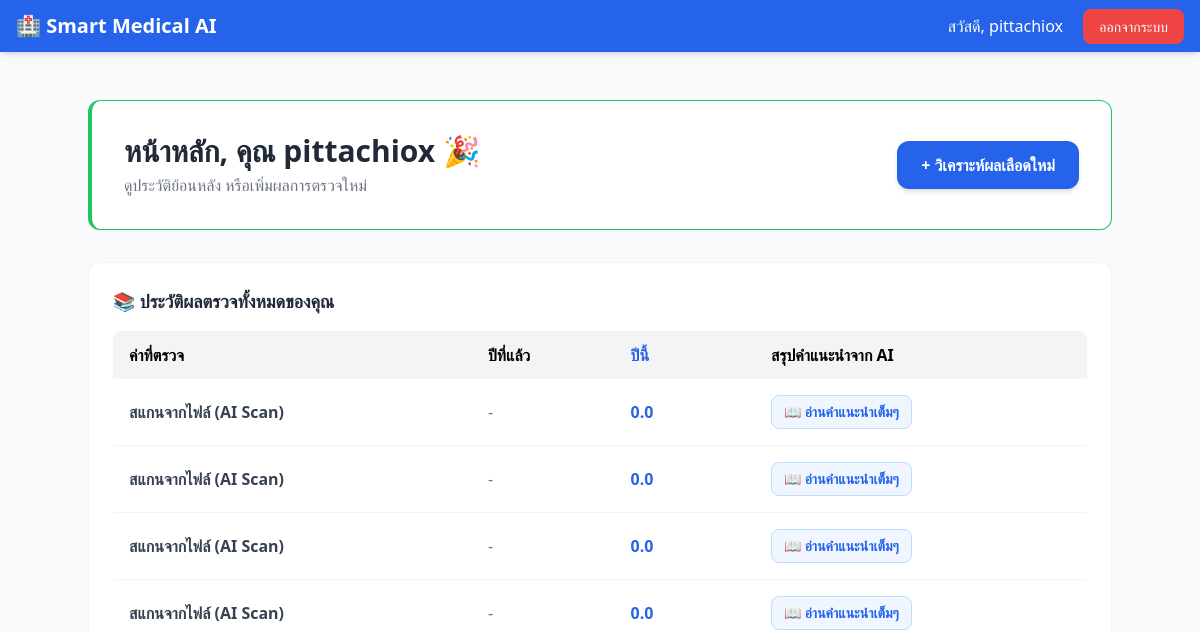
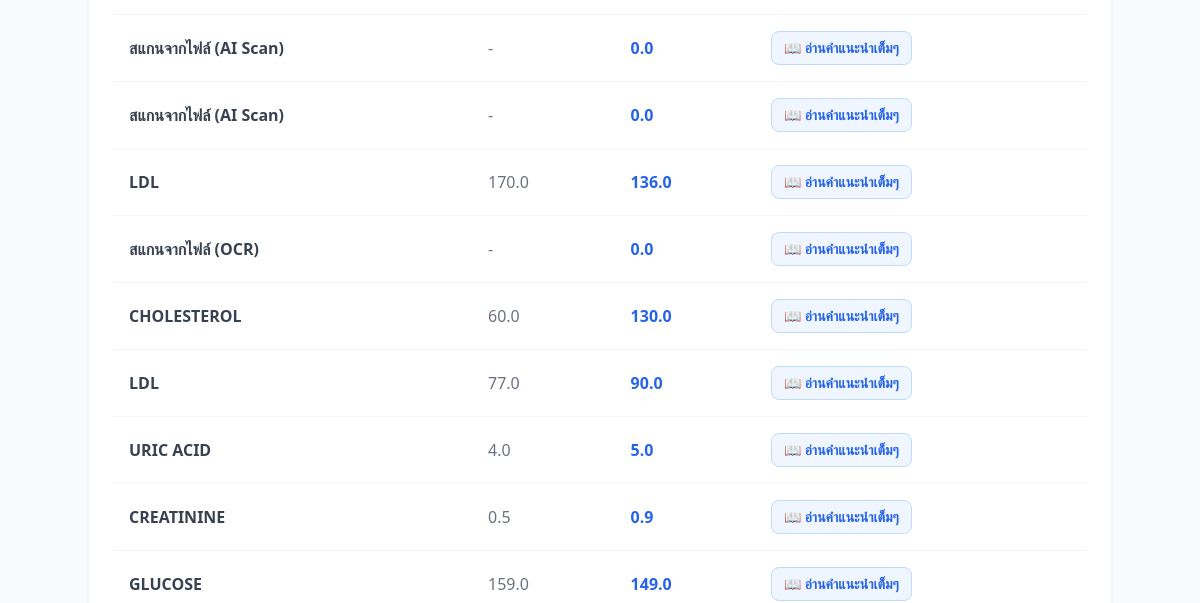
Page /dashboard (signed in, upper part) on the earlier database version (2 pictures, top to bottom).
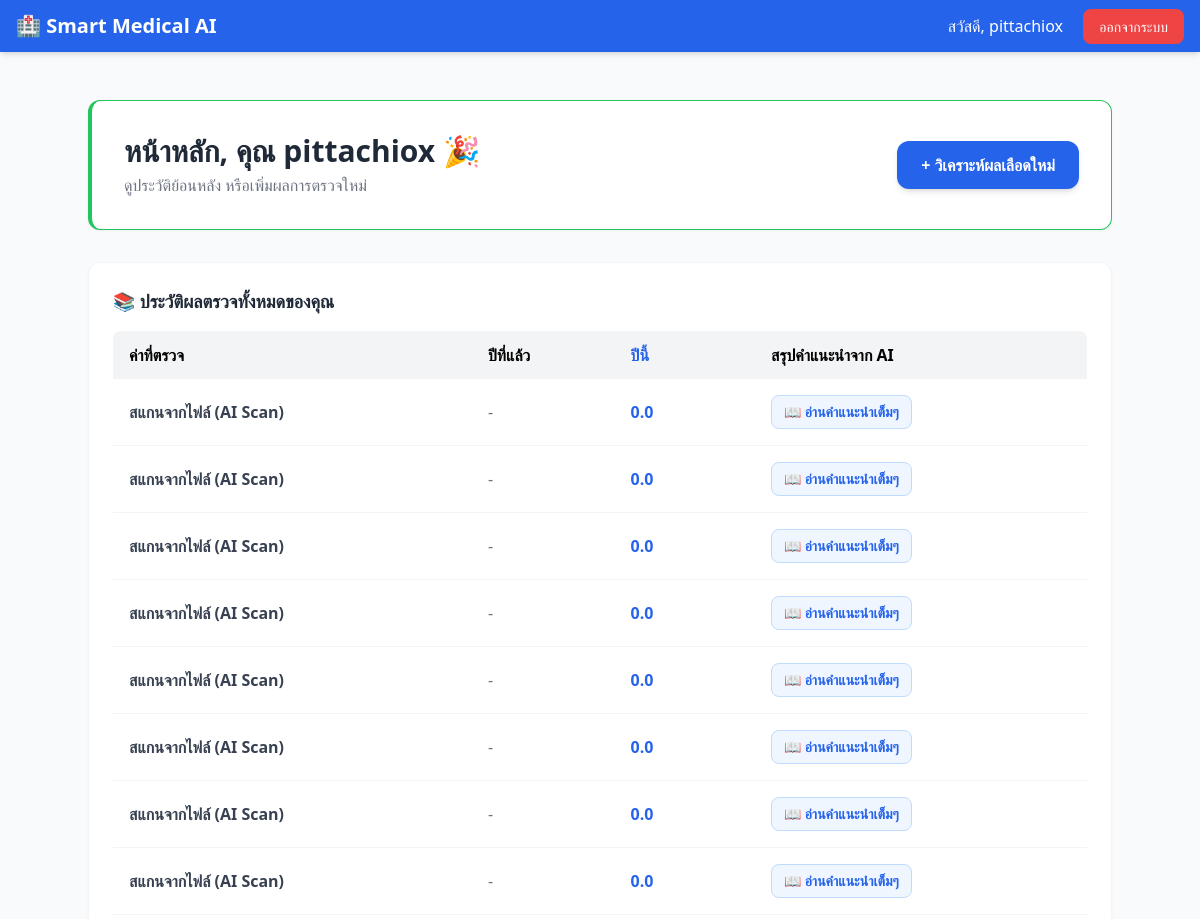
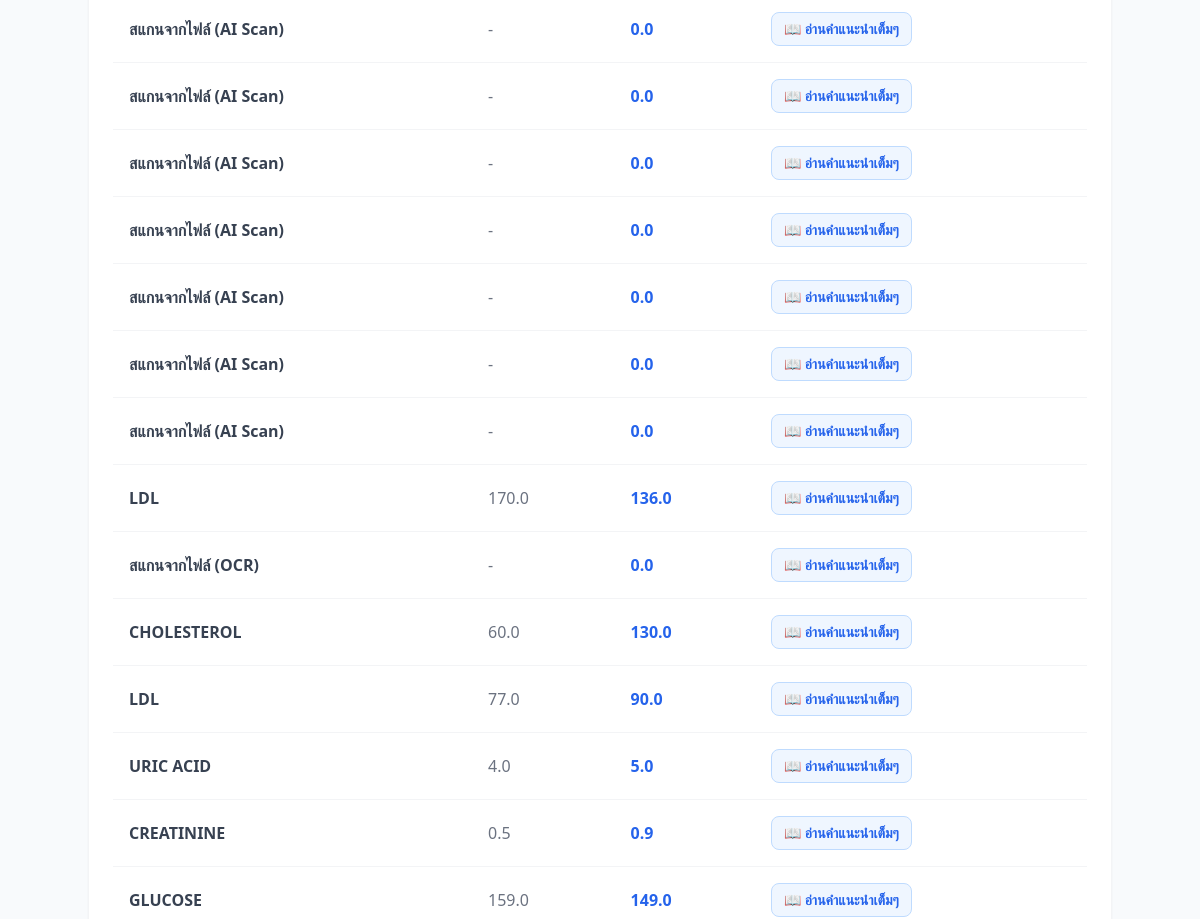
Same page on the later database version (2 pictures, top to bottom).
### app.py (models this page shows)
class User(UserMixin, db.Model):
    id = db.Column(db.Integer, primary_key=True)
    username = db.Column(db.String(150), unique=True, nullable=False)
    password = db.Column(db.String(150), nullable=False)
    records = db.relationship('BloodRecord', backref='user', lazy=True)

class BloodRecord(db.Model):
    id = db.Column(db.Integer, primary_key=True)
    test_name = db.Column(db.String(50), nullable=False)
    current_value = db.Column(db.Float, nullable=False)
    previous_value = db.Column(db.Float, nullable=True)
    ai_analysis = db.Column(db.Text, nullable=False)
    user_id = db.Column(db.Integer, db.ForeignKey('user.id'), nullable=False)

### app.py (the view)
@app.route('/dashboard')
@login_required
def dashboard():
    history = BloodRecord.query.filter_by(user_id=current_user.id).order_by(BloodRecord.id.desc()).all()
    return render_template('dashboard.html', name=current_user.username, history=history)

### app.py (called while the page is built)
@login_manager.user_loader
def load_user(user_id):
    return User.query.get(int(user_id))

### templates/dashboard.html
{% extends "base.html" %}
{% block content %}
<div class="max-w-5xl mx-auto space-y-8">
    <div
        class="bg-white p-8 rounded-xl shadow-sm border border-gray-100 flex flex-col md:flex-row justify-between items-center gap-4 border-l-4 border-green-500">
        <div>
            <h1 class="text-3xl font-bold text-gray-800">หน้าหลัก, คุณ {{ name }} 🎉</h1>
            <p class="text-gray-500 mt-1">ดูประวัติย้อนหลัง หรือเพิ่มผลการตรวจใหม่</p>
        </div>
        <a href="/analyze"
            class="bg-blue-600 hover:bg-blue-700 text-white px-6 py-3 rounded-xl font-bold shadow-md transition flex items-center gap-2">
            + วิเคราะห์ผลเลือดใหม่
        </a>
    </div>
    {% if history %}
    <div class="bg-white p-6 rounded-xl shadow-sm border border-gray-100">
        <h3 class="text-lg font-bold text-gray-800 mb-4 flex items-center gap-2">📚 ประวัติผลตรวจทั้งหมดของคุณ</h3>
        <div class="overflow-x-auto">
            <table class="min-w-full text-left">
                <thead class="bg-gray-100">
                    <tr>
                        <th class="px-4 py-3 rounded-tl-lg font-semibold">ค่าที่ตรวจ</th>
                        <th class="px-4 py-3 font-semibold">ปีที่แล้ว</th>
                        <th class="px-4 py-3 font-semibold text-blue-600">ปีนี้</th>
                        <th class="px-4 py-3 rounded-tr-lg font-semibold">สรุปคำแนะนำจาก AI</th>
                    </tr>
                </thead>
                <tbody class="divide-y divide-gray-100">
                    {% for record in history %}
                    <tr class="hover:bg-gray-50">
                        <td class="px-4 py-4 font-bold text-gray-700">{{ record.test_name }}</td>
                        <td class="px-4 py-4 text-gray-500">{{ record.previous_value or '-' }}</td>
                        <td class="px-4 py-4 font-bold text-blue-600">{{ record.current_value }}</td>
                        <td class="px-4 py-4 text-sm text-gray-600">
                            <a href="{{ url_for('view_record', record_id=record.id) }}"
                                class="inline-flex items-center gap-1 bg-blue-50 text-blue-600 hover:bg-blue-100 hover:text-blue-800 px-3 py-1.5 rounded-lg font-semibold transition border border-blue-200">
                                📖 อ่านคำแนะนำเต็มๆ
                            </a>
                        </td>
                    </tr>
                    {% endfor %}
                </tbody>
            </table>
        </div>
    </div>
    {% else %}
    <div class="text-center py-12 bg-gray-50 rounded-xl border border-dashed border-gray-300">
        <p class="text-gray-500 text-lg">คุณยังไม่มีประวัติผลตรวจเลือดในระบบ</p>
        <p class="text-gray-400 text-sm mt-2">กดปุ่ม "วิเคราะห์ผลเลือดใหม่" ด้านบนเพื่อเริ่มต้นใช้งาน</p>
    </div>
    {% endif %}
</div>
{% endblock %}

### templates/base.html (shortened to what this page needs)
<!DOCTYPE html>
<html lang="th">
<head>
    <script src="https://cdn.tailwindcss.com"></script>
</head>
<body class="bg-slate-50 min-h-screen">
    <nav class="bg-blue-600 text-white shadow-md">
        <div class="max-w-7xl mx-auto px-4 py-3 flex justify-between items-center">
            <a href="/" class="text-xl font-bold flex items-center gap-2">
                🏥 Smart Medical AI
            </a>
            <div>
                {% if current_user.is_authenticated %}
                <span class="mr-4">สวัสดี, {{ current_user.username }}</span>
                <a href="{{ url_for('logout') }}"
                    class="bg-red-500 hover:bg-red-600 px-4 py-2 rounded-lg text-sm transition">ออกจากระบบ</a>
                {% else %}
                <a href="{{ url_for('login') }}" class="hover:text-blue-200 mr-4">เข้าสู่ระบบ</a>
                <a href="{{ url_for('register') }}"
                    class="bg-white text-blue-600 px-4 py-2 rounded-lg text-sm font-bold transition hover:bg-gray-100">สมัครสมาชิก</a>
                {% endif %}
            </div>
        </div>
    </nav>
    <main class="max-w-7xl mx-auto px-4 py-8">
        {% block content %}{% endblock %}
    </main>
</body>
</html>

Differences in the rows shown:
added BloodRecord: test_name "สแกนจากไฟล์ (AI Scan)", previous_value "-", current_value "0.0"
added BloodRecord: test_name "สแกนจากไฟล์ (AI Scan)", previous_value "-", current_value "0.0"
added BloodRecord: test_name "สแกนจากไฟล์ (AI Scan)", previous_value "-", current_value "0.0"
added BloodRecord: test_name "สแกนจากไฟล์ (AI Scan)", previous_value "-", current_value "0.0"
added BloodRecord: test_name "สแกนจากไฟล์ (AI Scan)", previous_value "-", current_value "0.0"
added BloodRecord: test_name "สแกนจากไฟล์ (AI Scan)", previous_value "-", current_value "0.0"
added BloodRecord: test_name "สแกนจากไฟล์ (AI Scan)", previous_value "-", current_value "0.0"
added BloodRecord: test_name "สแกนจากไฟล์ (AI Scan)", previous_value "-", current_value "0.0"
added BloodRecord: test_name "สแกนจากไฟล์ (AI Scan)", previous_value "-", current_value "0.0"
